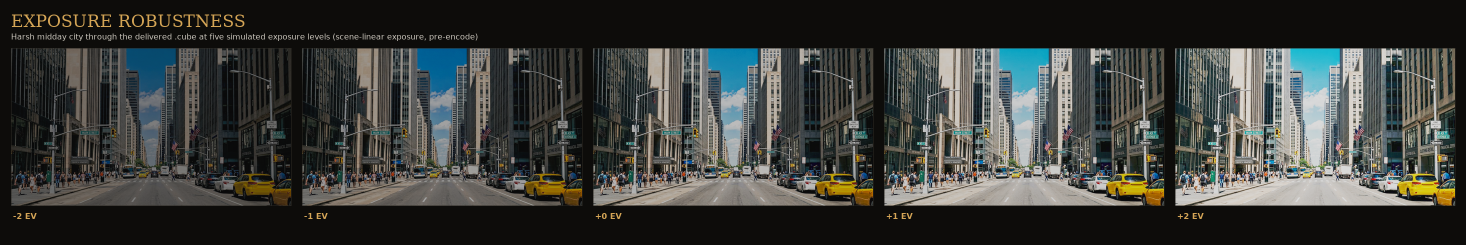
#> input picture GOLDEN_DAYLIGHT_CINEMA/CONTACT_SHEET/GOLDEN_DAYLIGHT_CINEMA_EXPOSURE_SWEEP.png, 2932 x 489 px, given in place of scene01_harsh_midday_city_BEFORE.png, which was not available (shown at 1/2 size)
$ python make_contact_sheet.py
#> lines starting #> are read from the running program, lines starting #| are printed output that depends on the picture
### GOLDEN_DAYLIGHT_CINEMA/BUILD/grade.py
"""
grade.py -- GOLDEN DAYLIGHT CINEMA creative pipeline.

Signal flow (float64, fully vectorised):

    Apple Log 2 code (0..1, Apple Wide Gamut primaries)
        -> Apple Log curve decode                              [apple_log2.py, S1]
        -> Apple Wide Gamut -> linear Rec.709 primaries        [derived from S2]
        -> luminance filmic tone map + per-channel soft clip    <- ALL tonal work
        -> OKLab: chroma gain, hue shaping, honey split-tone    <- ALL colour work
        -> linear -> Rec.709 gamma 2.4 encode -> clamp 0..1

Design rationale
----------------
* Keeping every tonal decision in one monotone luminance transfer curve means the
  delivered lattice is guaranteed free of tonal inversions and local "hard
  digital transitions"; the curve is checked for monotonicity in validation.
* Warmth is targeted, never global. Honey is added as an OKLab (a,b) offset that
  is windowed in BOTH lightness and hue, so blue sky, foliage and deep shade are
  protected while sunlit stone, skin and upper midtones warm up.
* Whites are chroma-tapered above L~0.88 so there is no yellow cast at the top.
* A faint cool offset in the toe creates sun/shade separation without lifting or
  tinting the blacks.

OKLab matrices: Bjorn Ottosson, "A perceptual color space for image processing".
"""
import numpy as np

from apple_log2 import (AWG_TO_REC709, apple_log_decode, rec709_gamma24_encode)

# ---------------------------------------------------------------------------
# TUNABLE LOOK PARAMETERS
# ---------------------------------------------------------------------------
PARAMS = dict(
    # ---- filmic tone map: scene-linear luminance -> display CODE (gamma 2.4) ----
    # 1.0 scene-linear = 90% reference white. Below the plain technical conversion
    # everywhere above 18% grey, so bright midday footage is never pushed brighter.
    tone_anchors=(
        (0.0000, 0.0570),
        (0.0010, 0.0700),
        (0.0040, 0.0930),
        (0.0120, 0.1300),
        (0.0300, 0.1880),
        (0.0600, 0.2620),
        (0.1000, 0.3380),
        (0.1800, 0.4790),   # 18% grey  -> 122/255, rich midtone (plain decode 0.489)
        (0.3000, 0.5900),
        (0.5000, 0.7100),
        (0.9000, 0.8720),   # 90% white -> 222/255, texture retained
        (2.0000, 0.9130),
        (4.0000, 0.9500),
        (8.0000, 0.9740),
        (16.000, 0.9890),
        (48.000, 0.9975),
    ),
    soft_clip_knee=0.35,
    black_ratio_floor=2.5e-4,   # linear value below which the gain transfer is floored

    # highlight desaturation in linear light before the tone map: stops bright
    # saturated colours from learning an exaggerated hue as they clip
    # Highlights are rolled off per-channel (film-like) above ~0.25 scene-linear
    # instead of luminance-only. A luminance-only transfer preserves channel
    # RATIOS through the shoulder, which makes faintly-tinted speculars and cloud
    # edges fringe green/magenta - unacceptable and exactly the "digital"
    # artefact this look must avoid. Blending to a per-channel curve lets the
    # shoulder desaturate highlights naturally toward believable white.
    highlight_perchannel_start=0.25,
    highlight_perchannel_end=4.0,

    # ---- chroma / saturation ----
    sat_gain=1.055,
    vibrance=0.24,           # extra gain for low-chroma pixels
    high_chroma_taper=0.24,  # pull very saturated pixels back (no neon)
    white_chroma_taper=0.30,
    shadow_chroma_taper=0.12,
    chroma_comp=0.14,        # re-add chroma lost to the tonal curve

    # ---- hue shaping (degrees of OKLab hue rotation; bounded) ----
    hue_warm_to_amber=1.6,   # orange/amber/warm neutrals -> honey side
    hue_green_to_olive=-2.0, # greens -> warmer olive, away from teal
    hue_blue_to_violet=1.5,  # control cyan, keep sky blue (away from turquoise)
    hue_cyan_to_blue=-1.8,
    hue_skin_guard=-2.8,     # counter-rotate skin back from yellow
    skin_window=(20.0, 80.0),
    green_window=(105.0, 180.0),
    cyan_window=(180.0, 233.0),
    blue_window=(233.0, 315.0),
    warm_window=(315.0, 55.0),   # wraps through 0

    # ---- honey / shade split-tone ----
    # Chroma-gated (see creative()): neutrals cannot receive it, so a grey card
    # stays grey and there is no global yellow cast.
    tone_warm_ab=(0.0022, 0.0104),
    tone_warm_L=(0.20, 0.56, 0.94),   # ramp in / peak / out (clean at white)
    tint_chroma_lo=0.010,
    tint_chroma_hi=0.080,   # only clearly chromatic pixels take the tint
    tone_cool_ab=(-0.0009, -0.0044),
    tone_cool_L=(0.00, 0.34),

    # ---- per-group chroma multipliers (on top of sat_gain) ----
    skin_sat_mult=0.90,
    skin_guard_deep=3.6,     # deep skin sits redder after the per-channel curve
    blue_sat_gain=1.10,
    cyan_sat_gain=0.88,
    green_sat_gain=0.92,
    neutral_guard=0.35,      # how much tint near-neutrals may take

    # ---- how strongly each group may be tinted honey (1 = full) ----
    skin_warm_mult=0.45,
    blue_warm_mult=0.10,
    green_warm_mult=0.04,   # foliage must never be tinted yellow: it goes olive
                            # via a small hue rotation only, so it stays green
)

# OKLab matrices (Ottosson 2021)
_M1 = np.array([[0.4122214708, 0.5363325363, 0.0514459929],
                [0.2119034982, 0.6806995451, 0.1073969566],
                [0.0883024619, 0.2817188376, 0.6299787005]])
_M2 = np.array([[0.2104542553,  0.7936177850, -0.0040720468],
                [1.9779984951, -2.4285922050,  0.4505937099],
                [0.0259040371,  0.7827717662, -0.8086757660]])
_M2_INV = np.linalg.inv(_M2)
_M1_INV = np.linalg.inv(_M1)

LUMA = np.array([0.2126, 0.7152, 0.0722])
GAMUT_EPS = 0.010        # smoothness of the gamut-surface compression


# ---------------------------------------------------------------------------
# small helpers
# ---------------------------------------------------------------------------
def smoothstep(a, b, x):
    t = np.clip((np.asarray(x, dtype=np.float64) - a) / (b - a), 0.0, 1.0)
    return t * t * (3.0 - 2.0 * t)


def bump(x, lo, peak, hi):
    return smoothstep(lo, peak, x) * (1.0 - smoothstep(peak, hi, x))


# [7 lines left out: function hue_window, not called in this run]


def circ_delta(h, target):
    """Signed shortest angular difference h - target in degrees."""
    return ((h - target + 180.0) % 360.0) - 180.0


def linear_to_oklab(rgb):
    return np.cbrt(rgb @ _M1.T) @ _M2.T


def oklab_to_linear(lab):
    return (lab @ _M2_INV.T) ** 3 @ _M1_INV.T


class MonotoneCurve:
    """Fritsch-Carlson monotone cubic interpolation of log2(x) -> y.

    log2(x) parameterisation because scene-linear highlights span many stops;
    monotone construction guarantees the delivered LUT cannot invert tonally.
    """

    def __init__(self, anchors, x_floor=1e-7, flatten_last=True):
        a = np.asarray(anchors, dtype=np.float64)
        x = np.log2(np.maximum(a[:, 0], x_floor))
        y = a[:, 1].copy()
        n = len(x)
        h = np.diff(x)
        d = np.diff(y) / h
        m = np.zeros(n)
        m[0], m[-1] = d[0], d[-1]
        for k in range(1, n - 1):
            if d[k - 1] * d[k] <= 0.0:
                m[k] = 0.0
            else:
                w1, w2 = 2 * h[k] + h[k - 1], h[k] + 2 * h[k - 1]
                m[k] = (w1 + w2) / (w1 / d[k - 1] + w2 / d[k])
        if flatten_last:
            m[-1] = 0.0          # true shoulder: zero slope at the top
        self.x, self.y, self.m, self.h = x, y, m, h

    def __call__(self, x_lin):
        x = np.log2(np.maximum(np.asarray(x_lin, dtype=np.float64), 2.0 ** self.x[0]))
        x = np.clip(x, self.x[0], self.x[-1])
        i = np.clip(np.searchsorted(self.x, x, side="right") - 1, 0, len(self.x) - 2)
        h = self.h[i]
        t = (x - self.x[i]) / h
        t2, t3 = t * t, t * t * t
        return ((2 * t3 - 3 * t2 + 1) * self.y[i] +
                (t3 - 2 * t2 + t) * h * self.m[i] +
                (-2 * t3 + 3 * t2) * self.y[i + 1] +
                (t3 - t2) * h * self.m[i + 1])


_TONE = MonotoneCurve(PARAMS["tone_anchors"])


# ---------------------------------------------------------------------------
# stage 1: Apple Log 2 -> linear Rec.709
# ---------------------------------------------------------------------------
def log2_to_linear_rec709(log_rgb):
    return apple_log_decode(log_rgb) @ AWG_TO_REC709.T


# ---------------------------------------------------------------------------
# stage 2: filmic tone map
# ---------------------------------------------------------------------------
BLACK_FLOOR = _TONE(0.0) ** 2.4          # lifted black, in linear light
_RECT_EPS = 2.0e-4
_DELTA = 2.0e-4          # linear-light smoothing of the gain denominator
_G0 = BLACK_FLOOR


# [10 lines left out: function soft_rectify, not called in this run]


def _G(Y):
    """Luminance transfer in linear light: the monotone tone curve with gamma 2.4."""
    return np.maximum(_TONE(Y), 0.0) ** 2.4


# [15 lines left out: function _ratio, not called in this run]


def _per_channel(x, p):
    """Film-like per-channel tone curve: desaturates highlights by itself."""
    return np.maximum(_TONE(soft_rectify(x)), 0.0) ** 2.4


# [164 lines left out: functions tone_map, creative, softmin, gamut_fit, apply_grade, neutral_technical, not called in this run]

### GOLDEN_DAYLIGHT_CINEMA/BUILD/apple_log2.py
"""
apple_log2.py -- Apple Log 2 / Apple Wide Gamut colour science reference module.

Implements, in pure NumPy float64:
  * Apple Log / Apple Log 2 transfer function (encode + decode)
  * Apple Wide Gamut primaries -> XYZ (D65) matrix derived from published chromaticities
  * Apple Wide Gamut -> Rec.709 (linear) matrix
  * Rec.709 / BT.1886 gamma 2.4 encoding
  * sRGB encode/decode helpers used only by the source-plate simulator

SOURCES
  [S1] Apple Inc., "Apple Log Profile White Paper" (September 2023) - curve constants,
       BT.2020 primaries for first-generation Apple Log.
  [S2] Apple Inc., "Apple Log 2 White Paper" (September 2025) - Apple Wide Gamut
       primaries: R(0.725, 0.301) G(0.221, 0.814) B(0.068, -0.076), D65 white.
  [S3] Apple developer documentation, AVCaptureColorSpace.appleLog2 /
       "Apple Gamut" primaries + Apple-defined log curve.
  [S4] AcademySoftwareFoundation/OpenColorIO-Config-ACES issue #163,
       "Add Apple Log 2 color space" - independent published Apple Wide Gamut -> AP0
       matrix used here as a cross-check (matches our derivation to ~1e-15).
"""
import numpy as np

# ---------------------------------------------------------------- Apple Log curve
# [S1] Apple Log Profile White Paper, section "Apple Log transfer function".
R0    = -0.05641088
RT    = 0.01
C     = 47.28711236
BETA  = 0.00964052
GAMMA = 0.08550479
DELTA = 0.69336945
PT    = C * (RT - R0) ** 2          # 0.20855531595464202 (linear/log transition point)


# [12 lines left out: functions apple_log_decode, apple_log_encode, not called in this run]


# ---------------------------------------------------------------- primaries helpers
def xy_to_XYZ(xy):
    x, y = xy
    return np.array([x / y, 1.0, (1.0 - x - y) / y])


def primaries_to_XYZ(primaries, white):
    """RGB->XYZ matrix from chromaticities + white point (standard derivation)."""
    M = np.array([xy_to_XYZ(primaries[k]) for k in ("R", "G", "B")]).T
    S = np.linalg.solve(M, xy_to_XYZ(white))
    return M * S


APPLE_WIDE_GAMUT = {"R": (0.725, 0.301), "G": (0.221, 0.814), "B": (0.068, -0.076)}  # [S2]
REC709 = {"R": (0.64, 0.33), "G": (0.30, 0.60), "B": (0.15, 0.06)}
D65 = (0.3127, 0.3290)
AP0 = {"R": (0.7347, 0.2653), "G": (0.0, 1.0), "B": (0.0001, -0.0770)}
D60 = (0.32168, 0.33767)

# Both Apple Wide Gamut and Rec.709 are D65, so NO chromatic adaptation is required
# for the primary conversion. (Chromatic adaptation only matters for the ACES
# cross-check below, where AP0 is D60; Bradford is used there because the Log 2
# white paper leaves the adaptation unspecified - same choice as OCIO [S4].)
M_AWG_TO_XYZ = primaries_to_XYZ(APPLE_WIDE_GAMUT, D65)
M_709_TO_XYZ = primaries_to_XYZ(REC709, D65)
M_AP0_TO_XYZ = primaries_to_XYZ(AP0, D60)

AWG_TO_REC709 = np.linalg.inv(M_709_TO_XYZ) @ M_AWG_TO_XYZ     # linear AWG -> linear 709
REC709_TO_AWG = np.linalg.inv(AWG_TO_REC709)


def _bradford():
    return np.array([[0.8951, 0.2664, -0.1614],
                     [-0.7502, 1.7135, 0.0367],
                     [0.0389, -0.0685, 1.0296]])


def chromatic_adaptation(src_white, dst_white, method="bradford"):
    B = _bradford()
    s, d = B @ xy_to_XYZ(src_white), B @ xy_to_XYZ(dst_white)
    return np.linalg.inv(B) @ np.diag(d / s) @ B


# Apple Wide Gamut -> ACES AP0, used only to validate our primaries derivation
# against the independent OpenColorIO value published in [S4].
AWG_TO_AP0 = np.linalg.inv(M_AP0_TO_XYZ) @ chromatic_adaptation(D65, D60) @ M_AWG_TO_XYZ

OCIO_REFERENCE_AWG_TO_AP0 = np.array([
    [0.694961049318096,   0.241405268785364,   0.06363368189654],
    [0.0473627464149325,  1.00429592505428,   -0.0516586714692158],
    [-0.021989789359883, -0.0289891049714743,  1.05097889433136]])


# ---------------------------------------------------------------- display encodings
# [6 lines left out: function rec709_gamma24_encode, not called in this run]


def rec709_gamma24_decode(v):
    v = np.asarray(v, dtype=np.float64)
    return np.sign(v) * np.power(np.abs(v), 2.4)


def srgb_decode(v):
    v = np.asarray(v, dtype=np.float64)
    return np.where(v <= 0.04045, v / 12.92, np.power((v + 0.055) / 1.055, 2.4))


def srgb_encode(v):
    v = np.asarray(v, dtype=np.float64)
    return np.where(v <= 0.0031308, v * 12.92, 1.055 * np.power(np.maximum(v, 0.0), 1 / 2.4) - 0.055)


# [16 lines left out: function reference_report, not called in this run]


# [4 lines that do not run on import are left out]

### GOLDEN_DAYLIGHT_CINEMA/BUILD/make_contact_sheet.py
#!/usr/bin/env python3
"""
make_contact_sheet.py -- build CONTACT_SHEET/GOLDEN_DAYLIGHT_CINEMA_CONTACT_SHEET.png

Eight scenes as paired BEFORE / AFTER panels with labels, on a premium dark
background. Also writes a compact web-sized version used by the gallery.
"""
import os
import sys

from PIL import Image, ImageDraw, ImageFont

sys.path.insert(0, os.path.dirname(os.path.abspath(__file__)))
import render as R  # noqa: E402

ROOT = os.path.dirname(os.path.dirname(os.path.abspath(__file__)))
PREV = os.path.join(ROOT, "PREVIEWS")
OUT = os.path.join(ROOT, "CONTACT_SHEET")

INK = (14, 14, 16)
TXT = (232, 228, 220)
DIM = (138, 134, 128)
ACCENT = (214, 176, 112)


def font(size, bold=False):
    for path in (
        "/usr/share/fonts/truetype/dejavu/DejaVuSans-Bold.ttf" if bold else
        "/usr/share/fonts/truetype/dejavu/DejaVuSans.ttf",
        "/usr/share/fonts/truetype/liberation/LiberationSans-Bold.ttf" if bold else
        "/usr/share/fonts/truetype/liberation/LiberationSans-Regular.ttf",
    ):
        try:
            return ImageFont.truetype(path, size)
        except Exception:
            continue
    return ImageFont.load_default()


def panel(src, dst, w, label_before="BEFORE", label_after="AFTER"):
    im = Image.open(src).convert("RGB")
    h = int(w * im.height / im.width)
    return im.resize((w, h), Image.LANCZOS)


def build(width=1800):
#> called with width = 1800
    margin = 64
    gutter = 28
    pw = (width - margin * 2 - gutter) // 2
    ph = int(pw * 768 / 1408)

    rows = []
    for sid, stem, title in R.SCENES:
        rows.append((title, os.path.join(PREV, f"{sid}_{stem}_BEFORE.png"),
                     os.path.join(PREV, f"{sid}_{stem}_AFTER.png")))

    head = 210
    cap = 46
    rowh = ph + cap + 34
    H = head + len(rows) * rowh + margin + 40
    im = Image.new("RGB", (width, H), INK)
    d = ImageDraw.Draw(im)

    d.text((margin, 64), "GOLDEN DAYLIGHT CINEMA", font=font(58, True), fill=TXT)
    d.text((margin, 138), "Apple Log 2 / Apple Wide Gamut  \u2192  Rec.709 SDR, "
                          "gamma 2.4   \u00b7   iPhone 17 Pro \u00b7 Blackmagic Camera",
           font=font(24), fill=DIM)
    d.text((width - margin - 330, 148), "BEFORE  \u00b7  AFTER", font=font(24, True),
           fill=ACCENT)
    d.line([(margin, head - 30), (width - margin, head - 30)], fill=(52, 50, 48), width=2)

    y = head
    for title, b, a in rows:
        d.text((margin, y - 2), title, font=font(26, True), fill=TXT)
        yy = y + cap
        im.paste(panel(b, None, pw), (margin, yy))
#> in panel, im is the input picture: PIL image 2932x489 RGB; mean R, G, B 58.8, 60.9, 57.7
#> in panel, `return im.resize((w, h), Image.LANCZOS)`:
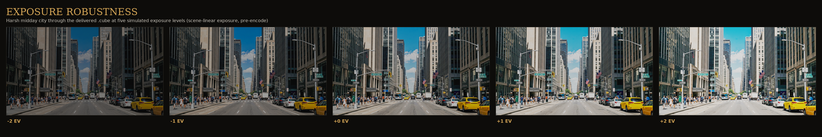
#> returned value: PIL image 822x137 RGB; mean R, G, B 58.8, 60.9, 57.7
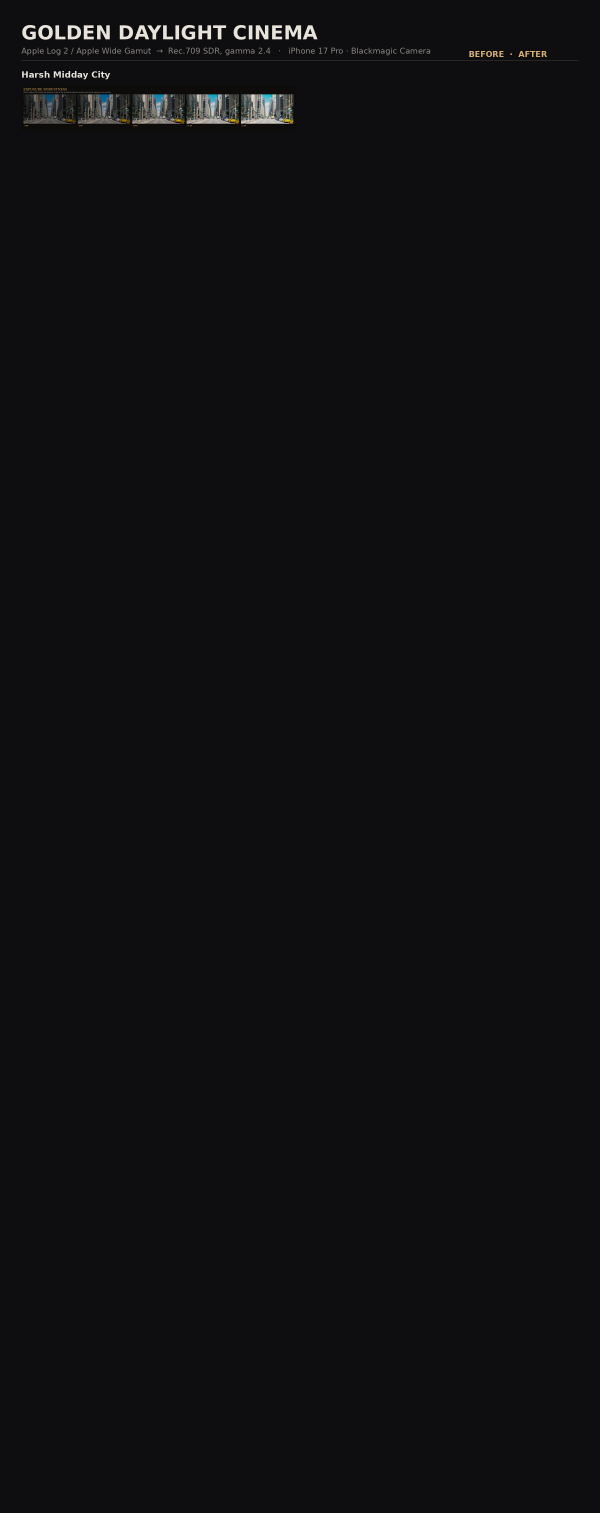
#> im: PIL image 1800x4538 RGB (shown at 1/3 size); mean R, G, B 15.3, 15.3, 17.2
        im.paste(panel(a, None, pw), (margin + pw + gutter, yy))
#> call 2 of panel, with w = 822, label_before = 'BEFORE', label_after = 'AFTER'
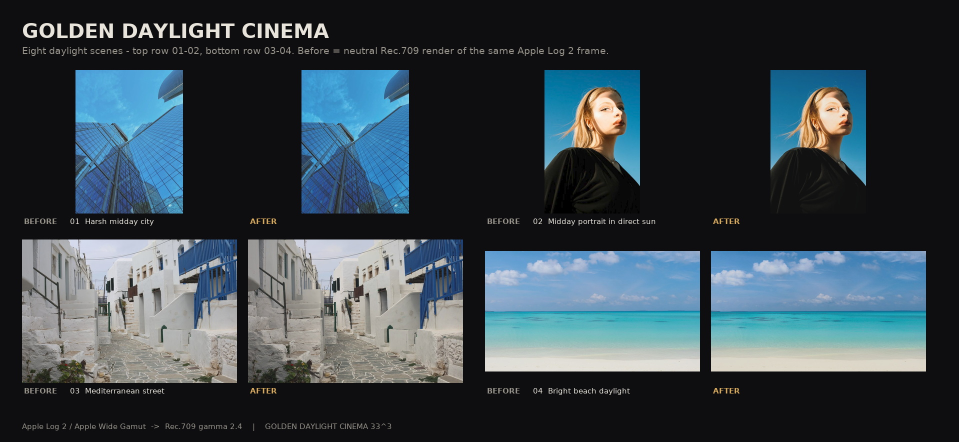
#> input picture GOLDEN_DAYLIGHT_CINEMA/CONTACT_SHEET/contact_sheet_A_scenes_01-04.jpg, 1918 x 884 px, given in place of scene01_harsh_midday_city_AFTER.png, which was not available (shown at 1/2 size)
#> in panel, im is the input picture: PIL image 1918x884 RGB; mean R, G, B 55.5, 67.8, 75.2
#> in panel (call 2), `return im.resize((w, h), Image.LANCZOS)`:
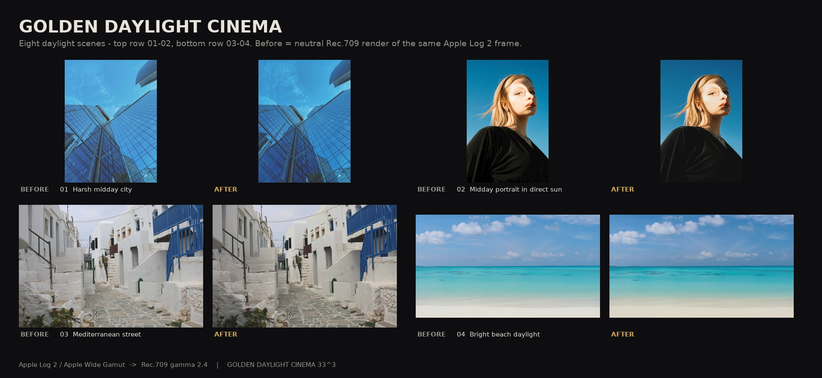
#> returned value: PIL image 822x378 RGB; mean R, G, B 55.5, 67.8, 75.2
#> im: PIL image 1800x4538 RGB
        d.text((margin + 8, yy + 8), "BEFORE", font=font(18, True), fill=(255, 255, 255))
        d.text((margin + pw + gutter + 8, yy + 8), "AFTER", font=font(18, True),
               fill=(255, 255, 255))
        y += rowh

    d.text((margin, H - 34),
           "BEFORE and AFTER are the same simulated Apple Log 2 frame; AFTER is rendered "
           "through the delivered .cube. Simulated input - not iPhone sensor footage.",
           font=font(20), fill=DIM)

    os.makedirs(OUT, exist_ok=True)
    full = os.path.join(OUT, "GOLDEN_DAYLIGHT_CINEMA_CONTACT_SHEET.png")
    im.save(full, optimize=True)
    # web derivative for the gallery, written straight to its final home so the
    # archive does not carry a second copy
    gdir = os.path.join(ROOT, "GALLERY", "img")
    os.makedirs(gdir, exist_ok=True)
    web = im.resize((1400, round(H * 1400 / width)), Image.LANCZOS)
    web.save(os.path.join(gdir, "contact_sheet.jpg"), quality=90, optimize=True,
             progressive=True)
    print("wrote", os.path.relpath(full, ROOT), im.size,
          f"({os.path.getsize(full)/1e6:.1f} MB)")


if __name__ == "__main__":
#> (the run stopped early here; a loop or call above may not have finished)
